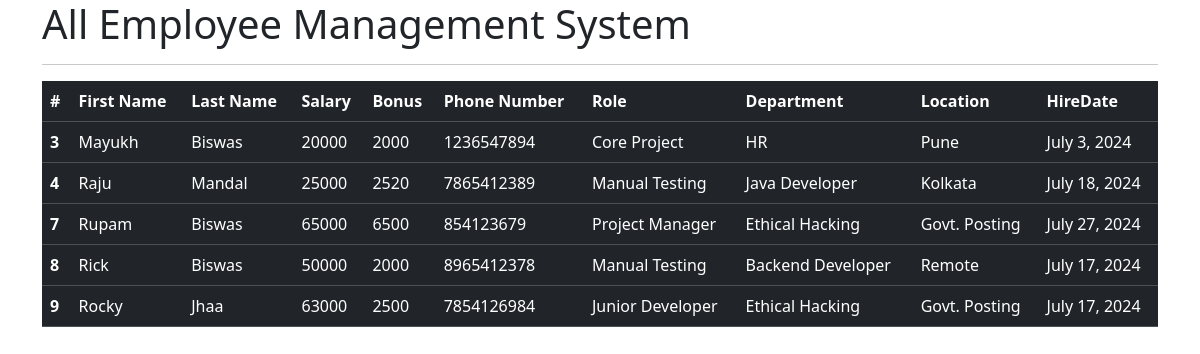
The app's page /all_emp with its own data.
### empapp/models.py (models this page shows, shortened)
class Employee(models.Model):
    first_name = models.CharField(max_length=100)
    last_name = models.CharField(max_length=100)
    dept = models.ForeignKey(Department, on_delete=models.CASCADE)
    salary = models.IntegerField(default=0)
    bonus = models.IntegerField(default=0)
    role = models.ForeignKey(Role, on_delete=models.CASCADE)
    phone = models.IntegerField(default=0)
    hire_date = models.DateField()
    def __str__(self):
        return "f{self.first_name} {self.last_name}"

class Role(models.Model):
    name = models.CharField(max_length=100, null=False)

class Department(models.Model):
    name = models.CharField(max_length=100, null=False)
    location = models.CharField(max_length=100)

### empapp/views.py (the view)
# urls.py: path('all_emp', views.all_emp, name= 'all_emp'),
def all_emp(request):
    emps = Employee.objects.all()
    context = {
        'emps' : emps
    }
    print(context)
    return render(request, 'view_all_emp.html', context)

### empapp/templates/view_all_emp.html (shortened to what this page needs)
<!DOCTYPE html>
<html lang="en">
<head>
</head>
<!doctype html>
<html lang="en">
  <head>
    <link href="https://cdn.jsdelivr.net/npm/bootstrap@5.3.3/dist/css/bootstrap.min.css" rel="stylesheet">
  </head>
  <body>
    <div class="container">
        <h1>All Employee Management System</h1>
        <hr>
        <table class="table table-dark">
          <thead>
            <tr>
              <th scope="col">#</th>
              <th scope="col">First Name</th>
              <th scope="col">Last Name</th>
              <th scope="col">Salary</th>
              <th scope="col">Bonus</th>
              <th scope="col">Phone Number</th>
              <th scope="col">Role</th>
              <th scope="col">Department</th>
              <th scope="col">Location</th>
              <th scope="col">HireDate</th>
            </tr>
          </thead>
                  {% for emp in emps %}
          <tbody>
            <tr>
              <th scope="row">{{emp.id}}</th>
              <td>{{emp.first_name}}</td>
              <td>{{emp.last_name}}</td>
              <td>{{emp.salary}}</td>
              <td>{{emp.bonus}}</td>
              <td>{{emp.phone}}</td>
              <td>{{emp.role.name}}</td>
              <td>{{emp.dept.name}}</td>
              <td>{{emp.dept.location}}</td>
              <td>{{emp.hire_date}}</td>
            </tr>
          </tbody>
          {% endfor %}
        </table>
    </div>
  </body>
</html>

### records on screen
Employee: id "3", first_name "Mayukh", last_name "Biswas", salary "20000", bonus "2000", phone "1236547894", role.name "Core Project", dept.name "HR", dept.location "Pune", hire_date "July 3, 2024"
Employee: id "4", first_name "Raju", last_name "Mandal", salary "25000", bonus "2520", phone "7865412389", role.name "Manual Testing", dept.name "Java Developer", dept.location "Kolkata", hire_date "July 18, 2024"
Employee: id "7", first_name "Rupam", last_name "Biswas", salary "65000", bonus "6500", phone "854123679", role.name "Project Manager", dept.name "Ethical Hacking", dept.location "Govt. Posting", hire_date "July 27, 2024"
Employee: id "8", first_name "Rick", last_name "Biswas", salary "50000", bonus "2000", phone "8965412378", role.name "Manual Testing", dept.name "Backend Developer", dept.location "Remote", hire_date "July 17, 2024"
Employee: id "9", first_name "Rocky", last_name "Jhaa", salary "63000", bonus "2500", phone "7854126984", role.name "Junior Developer", dept.name "Ethical Hacking", dept.location "Govt. Posting", hire_date "July 17, 2024"
